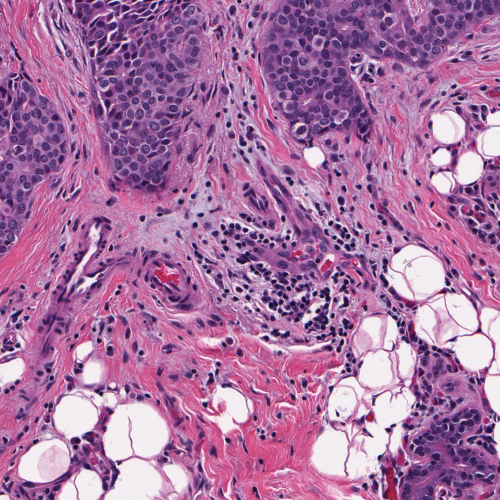
#> input picture data/nuclei/images/test/10261_500_f00020_original.jpg, 1000 x 1000 px, given as the content of the folder original_images, which was not available (shown at 1/2 size)
$ python script_data_mover.py
#> lines starting #> are read from the running program, lines starting #| are printed output that depends on the picture
import os
import shutil
from PIL import Image

# Define folder paths
original_folder = 'original_images'
images_folder = 'images'
masks_folder = 'masks'

# Create destination folders if they don't exist
os.makedirs(images_folder, exist_ok=True)
os.makedirs(masks_folder, exist_ok=True)

scale_factor=0.5
resampling_method="box"

# Map resampling methods
resampling_map = {
    "box": Image.Resampling.BOX,  # Area averaging - best for histology
    "bilinear": Image.Resampling.BILINEAR,  # Linear interpolation
    "lanczos": Image.Resampling.LANCZOS,  # High-quality but may over-smooth
    "nearest": Image.Resampling.NEAREST  # Preserves exact pixel values
}

if resampling_method not in resampling_map:
    print(f"Warning: Unknown resampling method '{resampling_method}', using 'box'")
    resampling_method = "box"

resampling_filter = resampling_map[resampling_method]

# Iterate over files in the original_images folder
for filename in os.listdir(original_folder):
    file_path = os.path.join(original_folder, filename)

    if os.path.isfile(file_path):
        name_parts = filename.rsplit('.', 1)  # Split into name and extension
        if len(name_parts) != 2:
            continue  # Skip files without an extension

        name, ext = name_parts
        if name.endswith('_original'):
            # Load and downsample image
            img = Image.open(file_path)
#> img is the input picture: PIL image 1000x1000 RGB; mean R, G, B 169.7, 115.8, 162.9
            original_width, original_height = img.size
#> original_width = 1000; original_height = 1000

            new_width = int(original_width * scale_factor)
#> new_width = 500
            new_height = int(original_height * scale_factor)
#> new_height = 500
            new_size = (new_width, new_height)
#> new_size = (500, 500)

            print(f"  Resizing from {original_width}x{original_height} to {new_width}x{new_height} using {resampling_method}")
#|   Resizing from 1000x1000 to 500x500 using box

            # Use area averaging (BOX) for better preservation of histological features
            # This method averages pixel intensities within regions, preserving diagnostic information
            img_small = img.resize(new_size, resampling_filter)
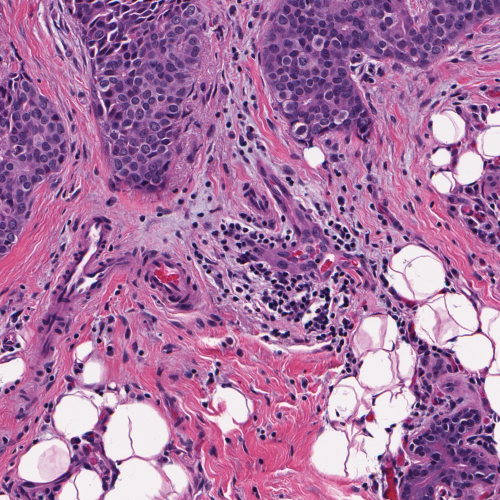
#> img_small: PIL image 500x500 RGB; mean R, G, B 170.2, 116.3, 163.4

            # Save downsampled image
            output_img_path = images_folder+f"/{name}.jpg"
            img_small.save(output_img_path, "JPEG", quality=95)

            # shutil.copy(file_path, os.path.join(images_folder, filename))
        elif name.endswith('_mask'):
            shutil.copy(file_path, os.path.join(masks_folder, filename))

print("Files have been moved successfully.")

$ run again, on data/nuclei/images/train/12930_500_f00001_original.jpg
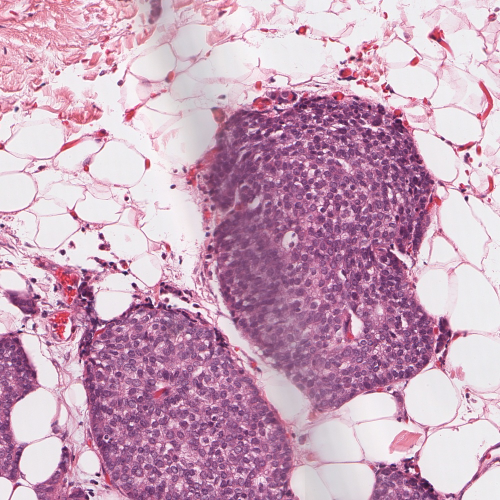
#> input picture data/nuclei/images/train/12930_500_f00001_original.jpg, 1000 x 1000 px, given as the content of the folder original_images, which was not available (shown at 1/2 size)
#> img is the input picture: PIL image 1000x1000 RGB; mean R, G, B 201.4, 162.4, 187.3
#|   Resizing from 1000x1000 to 500x500 using box
#> `img_small = img.resize(new_size, resampling_filter)`:
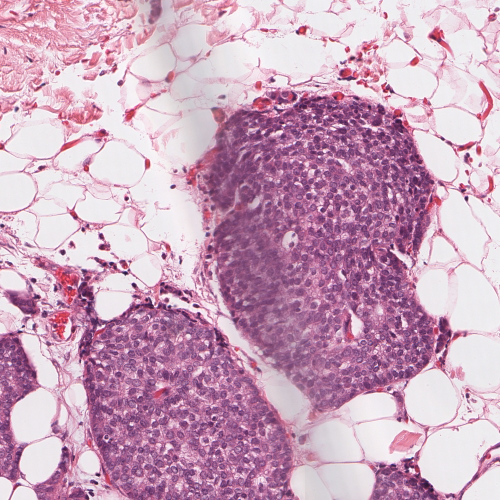
#> img_small: PIL image 500x500 RGB; mean R, G, B 201.9, 162.9, 187.8

$ run again, on data/nuclei/images/train/12948_500_f00140_original.jpg
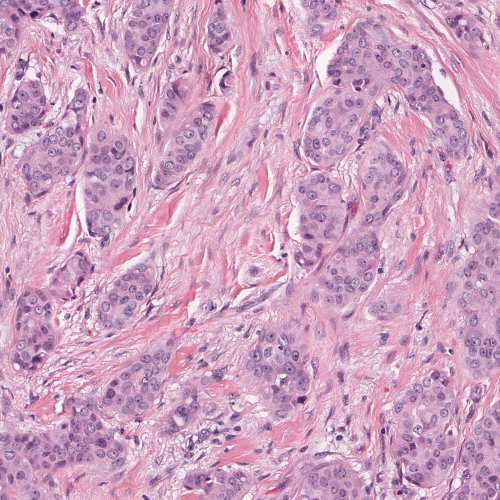
#> input picture data/nuclei/images/train/12948_500_f00140_original.jpg, 1000 x 1000 px, given as the content of the folder original_images, which was not available (shown at 1/2 size)
#> img is the input picture: PIL image 1000x1000 RGB; mean R, G, B 205, 160.9, 191.2
#|   Resizing from 1000x1000 to 500x500 using box
#> `img_small = img.resize(new_size, resampling_filter)`:
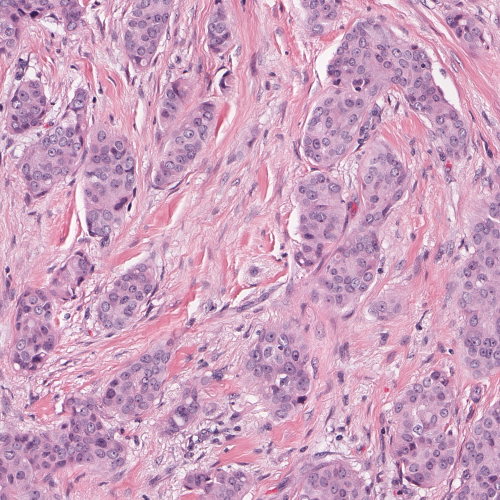
#> img_small: PIL image 500x500 RGB; mean R, G, B 205.5, 161.4, 191.7

$ run again, on data/nuclei/images/val/12929_500_f00041_original.jpg
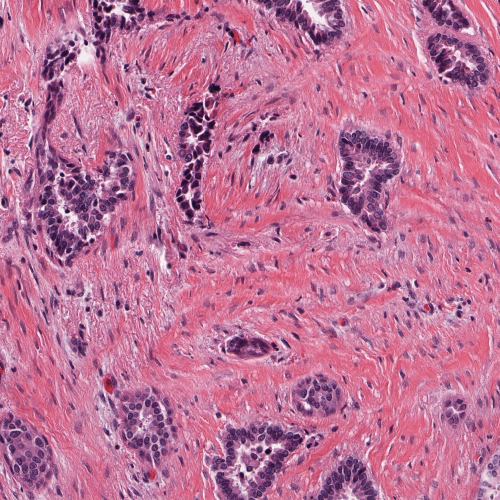
#> input picture data/nuclei/images/val/12929_500_f00041_original.jpg, 1000 x 1000 px, given as the content of the folder original_images, which was not available (shown at 1/2 size)
#> img is the input picture: PIL image 1000x1000 RGB; mean R, G, B 190.8, 115.7, 152.8
#|   Resizing from 1000x1000 to 500x500 using box
#> `img_small = img.resize(new_size, resampling_filter)`:
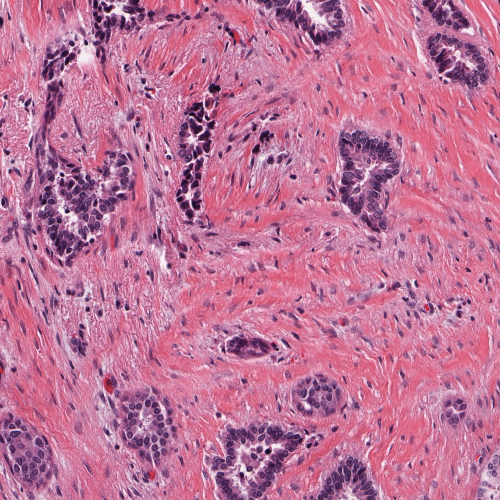
#> img_small: PIL image 500x500 RGB; mean R, G, B 191.3, 116.2, 153.3
